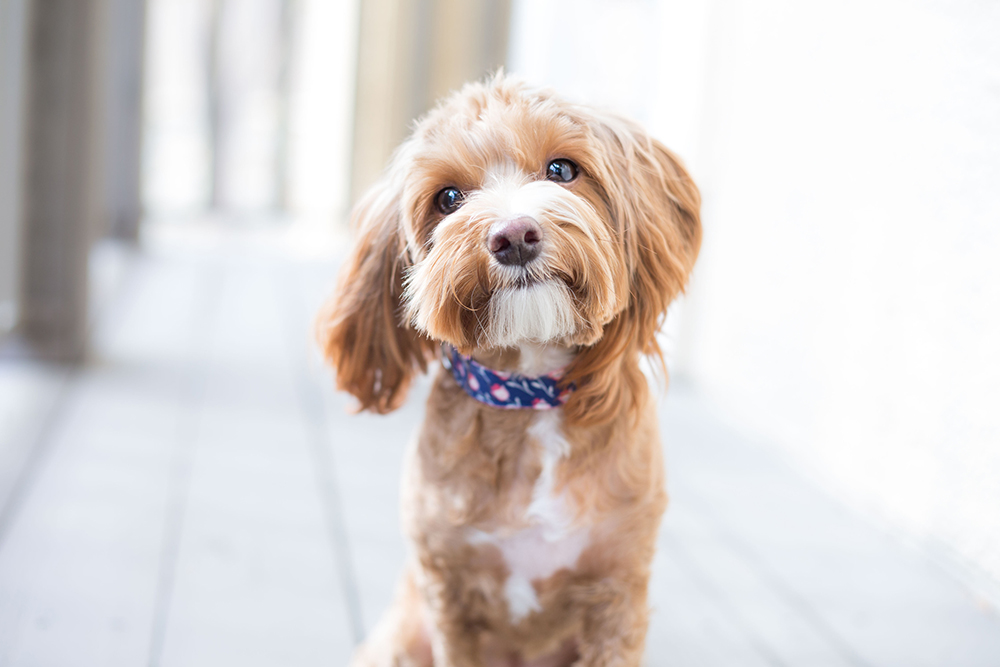
#> input picture Photos/image.jpg, 1000 x 667 px
$ python DifferencesBetweenNormalizationAndStandardization.py
#> lines starting #> are read from the running program, lines starting #| are printed output that depends on the picture
import cv2
import numpy as np
import matplotlib.pyplot as plt
####################################
def normalize_image(image):
    normalized_image = image / 255.0
    return normalized_image
def standardize_image(image):
    standardized_image = (image - np.mean(image)) / np.std(image)
    return standardized_image
image_path = 'Photos/image.jpg'
original_image = cv2.imread(image_path, cv2.IMREAD_GRAYSCALE)
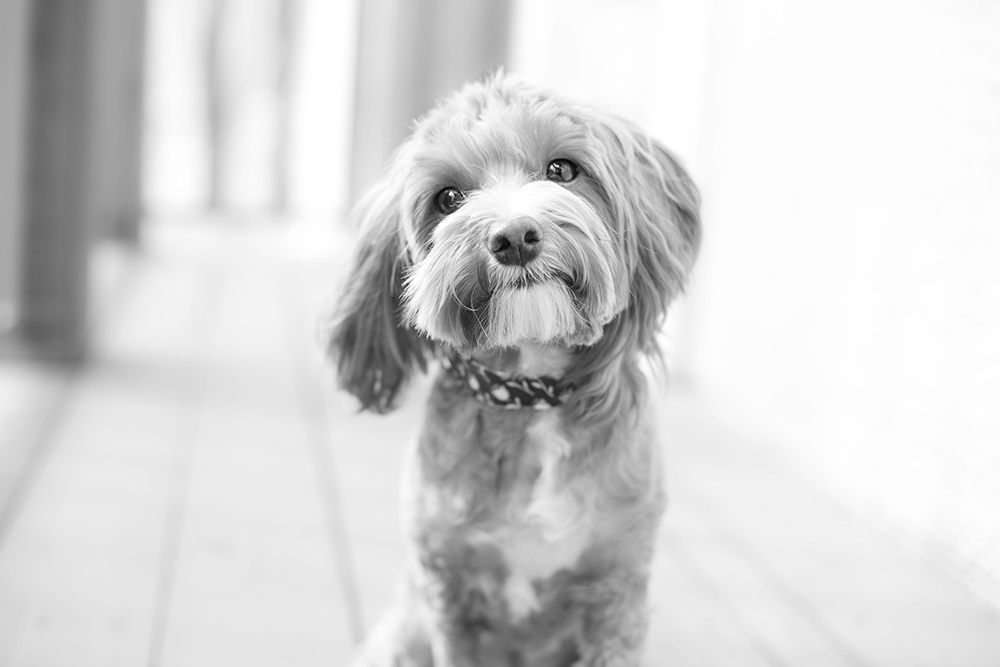
#> original_image: shape (667, 1000); min 3, max 255, mean 212.9

# normalization and standardization
normalized_image = normalize_image(original_image)
standardized_image = standardize_image(original_image)
plt.figure(figsize=(10, 5))


################# Original Image ###################
plt.subplot(1, 3, 1)
plt.imshow(original_image, cmap='gray')
plt.title('Normalized Image')

################# Original Image ###################
plt.subplot(1, 3, 2)
plt.imshow(normalized_image, cmap='gray')
plt.title('Normalized Image')

################# Standardized Image ###################
plt.subplot(1, 3, 3)
plt.imshow(standardized_image, cmap='gray')
plt.title('Standardized Image')

plt.show()
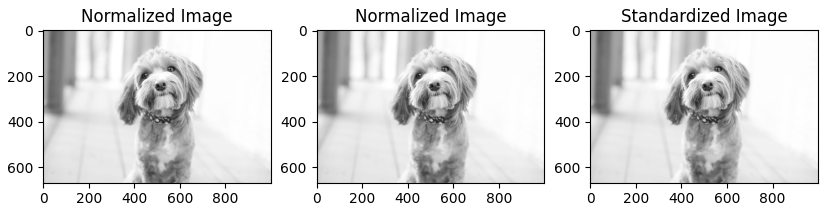
#> figure drawn by matplotlib, 3 panels
